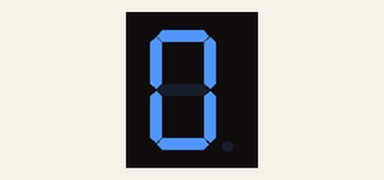
The program below on a simulated Raspberry Pi (BCM pin numbers). On the bench: 1-digit seven-segment display. The segment pins are drawn as the display they are named for; parts the program declares active-low are drawn by pin level, so they are really on while drawn off. At 16.0 s the program stops and its outputs stay as they are.

Above: at 0.1 s.
At 3.1 s:
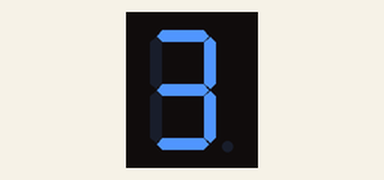
At 5.1 s:
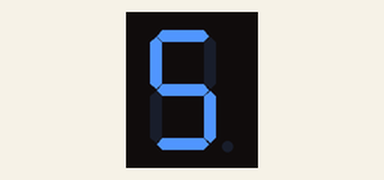
At 8.1 s:
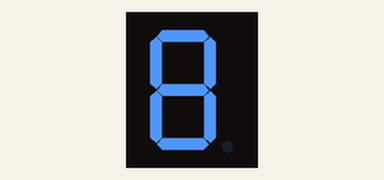
At 11.1 s:
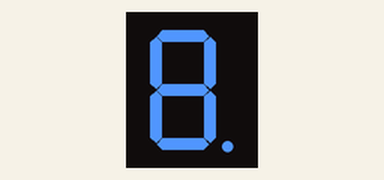
At 15.1 s:
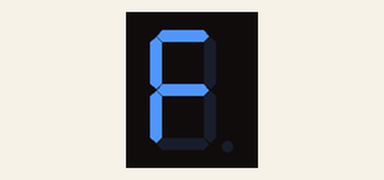

The program:

7_segment_display.py
```python
# https://youtu.be/frWN6z5Ls2g

from gpiozero import OutputDevice
from time import sleep

# for some reason my pins are working in inverted way, not sure why but this helps
dot = OutputDevice(4, active_high=False)
a = OutputDevice(17, active_high=False)
b = OutputDevice(18, active_high=False)
c = OutputDevice(27, active_high=False)
d = OutputDevice(22, active_high=False)
e = OutputDevice(23, active_high=False)
f = OutputDevice(24, active_high=False)
g = OutputDevice(25, active_high=False)

mapping = {
    0: [a, b, c, d, e, f],
    1: [b, c],
    2: [a, b, g, e, d],
    3: [a, b, g, c, d],
    4: [f, g, b, c],
    5: [a, f, g, c, d],
    6: [a, f, e, d, c, g, dot],
    7: [a, b, c],
    8: [a, b, c, d, e, f, g],
    9: [f, a, b, g, c, d],
    'A': [a, f, b, g, e, c],
    'B': [a, b, c, d, e, f, g, dot],
    'C': [a, f, e, d],
    'D': [a, b, c, d, e, f, dot],
    'E': [a, f, g, e, d],
    'F': [a, f, g, e]
}


def reset():
    for dev in [dot, a, b, c, d, e, f, g]:
        dev.off()

for value, devices in mapping.items():
    reset()
    for dev in devices:
        dev.on()
    sleep(1)

reset()
```

Measured:
- what the display in image 0 shows lasts 1.0 s, from 0.1 s to 1.1 s
